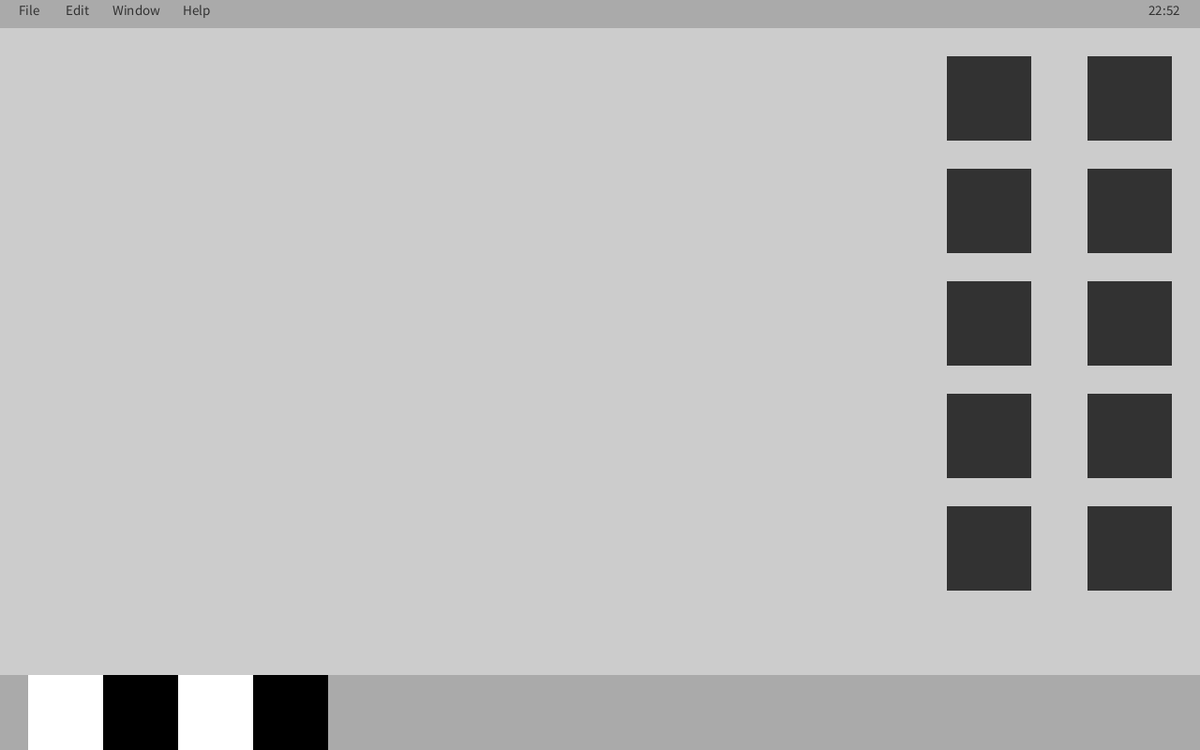
Frame 1 (no input)
Frame 60 (the mouse pressed at the canvas centre just before this capture): identical to frame 1, image omitted
Frame 120 (the mouse held since frame 60 and released just before this capture): identical to frame 1, image omitted

The Processing sketch that drew this single still picture (run headless with seeded random() and noise(); from frame 60 on, the mouse is pressed at the canvas centre):

// Processing sketch: project07_prototype
// ── project07_prototype.pde
/*
 * Course: ART 22 - Computer Programming for the Arts
 * Assignment: Final Proposal
 *
 * by Justin Liu
 * 
 * Initiated: 5/22/22
 * Last updated: 5/22/22
 * 
 * CITATIONS:
 * 1. Clock Example (https://processing.org/examples/clock.html)
 *
 * NOTE:
 * Rough prototype of the computer screen to be used in the final project
 * 
 * */

void setup() {
  size(1280, 800);
  textAlign(LEFT, TOP);
  noStroke();
}

void draw() {
  // top bar
  fill(170);
  rect(0, 0, width, 30);
  
  // left side of top bar
  fill(50);
  textSize(15);
  text("File", 20, 5);
  text("Edit", 70, 5);
  text("Window", 120, 5);
  text("Help", 195, 5);
  
  // right side of top bar (time)
  int h = hour();
  int m = minute();
  String time = nf(h, 2) + ":" + nf(m, 2);
  text(time, 1225, 5);

  // folders (1st column)
  rect(1160-150, 60, 90, 90);
  rect(1160-150, 180, 90, 90);
  rect(1160-150, 300, 90, 90);
  rect(1160-150, 420, 90, 90);
  rect(1160-150, 540, 90, 90);
  
  // folders (2nd column)
  rect(1160, 60, 90, 90);
  rect(1160, 180, 90, 90);
  rect(1160, 300, 90, 90);
  rect(1160, 420, 90, 90);
  rect(1160, 540, 90, 90);

  // bottom bar
  fill(170);
  rect(0, height-80, width, 80);
  
  // apps (placeholders for now)
  fill(255);
  rect(30, height-80, 80, 80);
  fill(0);
  rect(110, height-80, 80, 80);
  fill(255);
  rect(190, height-80, 80, 80);
  fill(0);
  rect(270, height-80, 80, 80);
}
